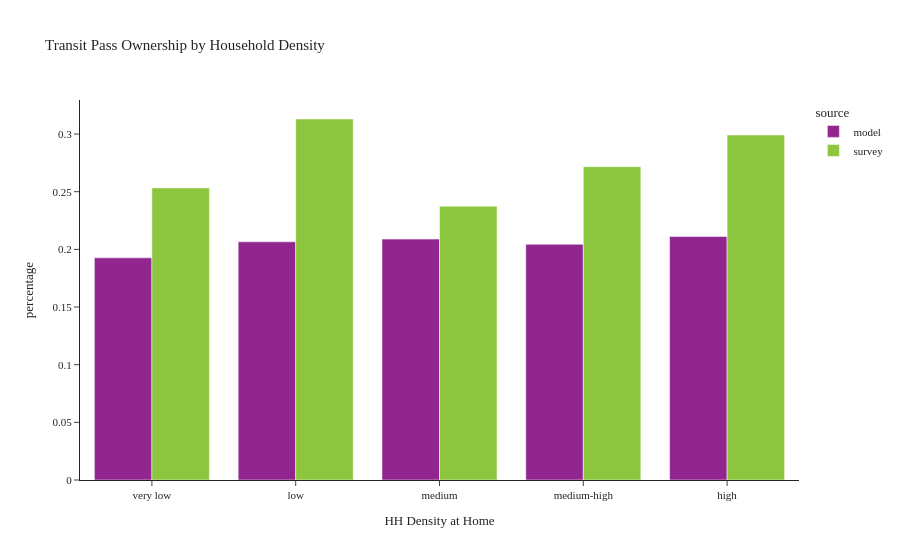

Notebook cell for this chart:
### Code cell
plot_transit_pass(person, 'hh_density_group', 'Household Density', 'HH Density at Home')

### Figure 1 — Plotly figure (JSON) as saved in the notebook; plotly's stock layout.template omitted (floating-point values rounded to 4 significant figures)
{"data": [{"alignmentgroup": "True", "customdata": [[139264], [152866], [307483], [280420], [239598]], "hovertemplate": "source=model<br>hh_density_group=%{x}<br>percentage=%{y}<br>sample count=%{customdata[0]}<extra></extra>", "legendgroup": "model", "marker": {"color": "#91268F", "pattern": {"shape": ""}}, "name": "model", "offsetgroup": "model", "orientation": "v", "showlegend": true, "textposition": "auto", "type": "bar", "x": ["very low", "low", "medium", "medium-high", "high"], "xaxis": "x", "y": [0.1926, 0.2065, 0.2089, 0.2044, 0.2112], "yaxis": "y"}, {"alignmentgroup": "True", "customdata": [[289], [229], [447], [367], [343]], "hovertemplate": "source=survey<br>hh_density_group=%{x}<br>percentage=%{y}<br>sample count=%{customdata[0]}<extra></extra>", "legendgroup": "survey", "marker": {"color": "#8CC63E", "pattern": {"shape": ""}}, "name": "survey", "offsetgroup": "survey", "orientation": "v", "showlegend": true, "textposition": "auto", "type": "bar", "x": ["very low", "low", "medium", "medium-high", "high"], "xaxis": "x", "y": [0.2533, 0.313, 0.2375, 0.2717, 0.2991], "yaxis": "y"}], "layout": {"barmode": "group", "legend": {"title": {"text": "source"}, "tracegroupgap": 0}, "title": {"text": "Transit Pass Ownership by Household Density"}, "xaxis": {"anchor": "y", "domain": [0.0, 1.0], "title": {"text": "HH Density at Home"}}, "yaxis": {"anchor": "x", "domain": [0.0, 1.0], "title": {"text": "percentage"}}}}
